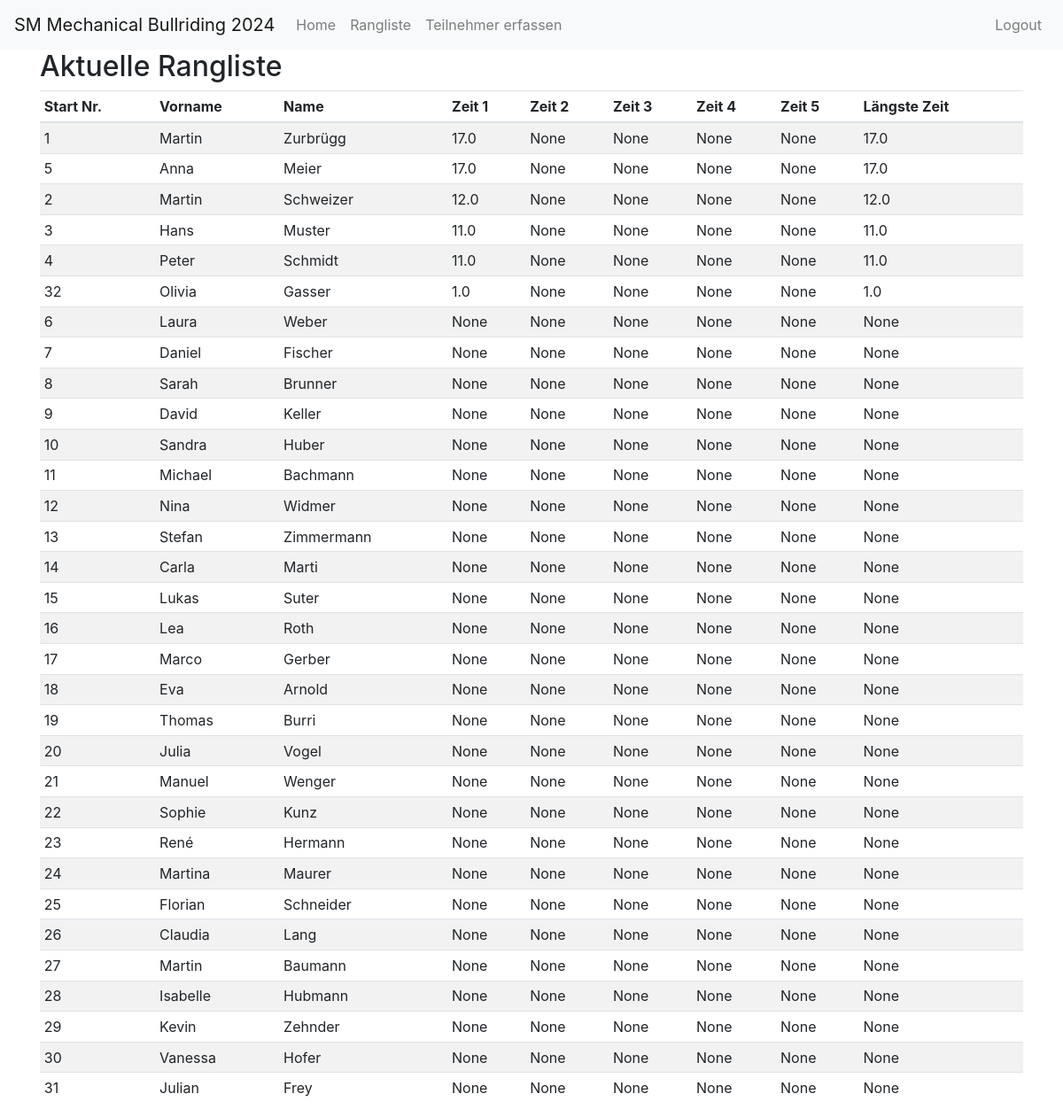
Page /ranking (signed in) on the committed database.
### app/models.py (models this page shows)
class Participant(db.Model):
    id = db.Column(db.Integer, primary_key=True)
    active = db.Column(db.Boolean, default=False)
    start_nr = db.Column(db.Integer, nullable=True, unique=True)
    first_name = db.Column(db.String(64), nullable=False)
    last_name = db.Column(db.String(64), nullable=False)
    address = db.Column(db.String(128), nullable=False)
    postal_code = db.Column(db.String(10), nullable=False)
    city = db.Column(db.String(64), nullable=False)
    email = db.Column(db.String(120), nullable=True)
    phone = db.Column(db.String(20), nullable=True)
    time1 = db.Column(db.Float, nullable=True)
    time2 = db.Column(db.Float, nullable=True)
    time3 = db.Column(db.Float, nullable=True)
    time4 = db.Column(db.Float, nullable=True)
    time5 = db.Column(db.Float, nullable=True)
    time6 = db.Column(db.Float, nullable=True)
    round1_passed = db.Column(db.Boolean, default=False)
    round2_passed = db.Column(db.Boolean, default=False)
    round3_passed = db.Column(db.Boolean, default=False)
    round4_passed = db.Column(db.Boolean, default=False)
    round5_passed = db.Column(db.Boolean, default=False)
    @property
    def longest_time(self):
        times = [t for t in [self.time1, self.time2, self.time3, self.time4, self.time5] if t is not None]
        return max(times) if times else None

### app/routes.py (the view)
@bp.route('/ranking')
@login_required
def ranking():
    participants = Participant.query.all() if current_user.is_authenticated else []
    rankings = sorted(participants, key=lambda p: p.longest_time if p.longest_time is not None else 0, reverse=True)
    return render_template('ranking.html', title='Rangliste', rankings=rankings)

### app/models.py (called while the page is built)
@login.user_loader
def load_user(id):
    return User.query.get(int(id))

### app/templates/ranking.html
{% extends "base.html" %}
{% block content %}
  {% if current_user.is_authenticated %}
    <h2>Aktuelle Rangliste</h2>
    <table class="table table-striped table-sm">
      <thead>
        <tr>
          <th>Start Nr.</th>
          <th>Vorname</th>
          <th>Name</th>
          <th>Zeit 1</th>
          <th>Zeit 2</th>
          <th>Zeit 3</th>
          <th>Zeit 4</th>
          <th>Zeit 5</th>
          <th>Längste Zeit</th>
        </tr>
      </thead>
      <tbody>
        {% for ranking in rankings %}
          <tr>
            <td>{{ ranking.start_nr }}</td>
            <td>{{ ranking.first_name }}</td>
            <td>{{ ranking.last_name }}</td>
            <td>{{ ranking.time1 }}</td>
            <td>{{ ranking.time2 }}</td>
            <td>{{ ranking.time3 }}</td>
            <td>{{ ranking.time4 }}</td>
            <td>{{ ranking.time5 }}</td>
            <td>{{ ranking.longest_time }}</td>
          </tr>
        {% endfor %}
      </tbody>
    </table>
  {% else %}
    <p>Please Login!</p>
  {% endif %}
{% endblock %}

### rows in the picture
Participant: start_nr "1", first_name "Martin", last_name "Zurbrügg", time1 "17.0", time2 "None", time3 "None", time4 "None", time5 "None", longest_time "17.0"
Participant: start_nr "5", first_name "Anna", last_name "Meier", time1 "17.0", time2 "None", time3 "None", time4 "None", time5 "None", longest_time "17.0"
Participant: start_nr "2", first_name "Martin", last_name "Schweizer", time1 "12.0", time2 "None", time3 "None", time4 "None", time5 "None", longest_time "12.0"
Participant: start_nr "3", first_name "Hans", last_name "Muster", time1 "11.0", time2 "None", time3 "None", time4 "None", time5 "None", longest_time "11.0"
Participant: start_nr "4", first_name "Peter", last_name "Schmidt", time1 "11.0", time2 "None", time3 "None", time4 "None", time5 "None", longest_time "11.0"
Participant: start_nr "32", first_name "Olivia", last_name "Gasser", time1 "1.0", time2 "None", time3 "None", time4 "None", time5 "None", longest_time "1.0"
Participant: start_nr "6", first_name "Laura", last_name "Weber", time1 "None", time2 "None", time3 "None", time4 "None", time5 "None", longest_time "None"
Participant: start_nr "7", first_name "Daniel", last_name "Fischer", time1 "None", time2 "None", time3 "None", time4 "None", time5 "None", longest_time "None"
Participant: start_nr "8", first_name "Sarah", last_name "Brunner", time1 "None", time2 "None", time3 "None", time4 "None", time5 "None", longest_time "None"
Participant: start_nr "9", first_name "David", last_name "Keller", time1 "None", time2 "None", time3 "None", time4 "None", time5 "None", longest_time "None"
Participant: start_nr "10", first_name "Sandra", last_name "Huber", time1 "None", time2 "None", time3 "None", time4 "None", time5 "None", longest_time "None"
Participant: start_nr "11", first_name "Michael", last_name "Bachmann", time1 "None", time2 "None", time3 "None", time4 "None", time5 "None", longest_time "None"
Participant: start_nr "12", first_name "Nina", last_name "Widmer", time1 "None", time2 "None", time3 "None", time4 "None", time5 "None", longest_time "None"
Participant: start_nr "13", first_name "Stefan", last_name "Zimmermann", time1 "None", time2 "None", time3 "None", time4 "None", time5 "None", longest_time "None"
Participant: start_nr "14", first_name "Carla", last_name "Marti", time1 "None", time2 "None", time3 "None", time4 "None", time5 "None", longest_time "None"
Participant: start_nr "15", first_name "Lukas", last_name "Suter", time1 "None", time2 "None", time3 "None", time4 "None", time5 "None", longest_time "None"
Participant: start_nr "16", first_name "Lea", last_name "Roth", time1 "None", time2 "None", time3 "None", time4 "None", time5 "None", longest_time "None"
Participant: start_nr "17", first_name "Marco", last_name "Gerber", time1 "None", time2 "None", time3 "None", time4 "None", time5 "None", longest_time "None"
Participant: start_nr "18", first_name "Eva", last_name "Arnold", time1 "None", time2 "None", time3 "None", time4 "None", time5 "None", longest_time "None"
Participant: start_nr "19", first_name "Thomas", last_name "Burri", time1 "None", time2 "None", time3 "None", time4 "None", time5 "None", longest_time "None"
Participant: start_nr "20", first_name "Julia", last_name "Vogel", time1 "None", time2 "None", time3 "None", time4 "None", time5 "None", longest_time "None"
Participant: start_nr "21", first_name "Manuel", last_name "Wenger", time1 "None", time2 "None", time3 "None", time4 "None", time5 "None", longest_time "None"
Participant: start_nr "22", first_name "Sophie", last_name "Kunz", time1 "None", time2 "None", time3 "None", time4 "None", time5 "None", longest_time "None"
Participant: start_nr "23", first_name "René", last_name "Hermann", time1 "None", time2 "None", time3 "None", time4 "None", time5 "None", longest_time "None"
Participant: start_nr "24", first_name "Martina", last_name "Maurer", time1 "None", time2 "None", time3 "None", time4 "None", time5 "None", longest_time "None"
Participant: start_nr "25", first_name "Florian", last_name "Schneider", time1 "None", time2 "None", time3 "None", time4 "None", time5 "None", longest_time "None"
Participant: start_nr "26", first_name "Claudia", last_name "Lang", time1 "None", time2 "None", time3 "None", time4 "None", time5 "None", longest_time "None"
Participant: start_nr "27", first_name "Martin", last_name "Baumann", time1 "None", time2 "None", time3 "None", time4 "None", time5 "None", longest_time "None"
Participant: start_nr "28", first_name "Isabelle", last_name "Hubmann", time1 "None", time2 "None", time3 "None", time4 "None", time5 "None", longest_time "None"
Participant: start_nr "29", first_name "Kevin", last_name "Zehnder", time1 "None", time2 "None", time3 "None", time4 "None", time5 "None", longest_time "None"
Participant: start_nr "30", first_name "Vanessa", last_name "Hofer", time1 "None", time2 "None", time3 "None", time4 "None", time5 "None", longest_time "None"
Participant: start_nr "31", first_name "Julian", last_name "Frey", time1 "None", time2 "None", time3 "None", time4 "None", time5 "None", longest_time "None"
